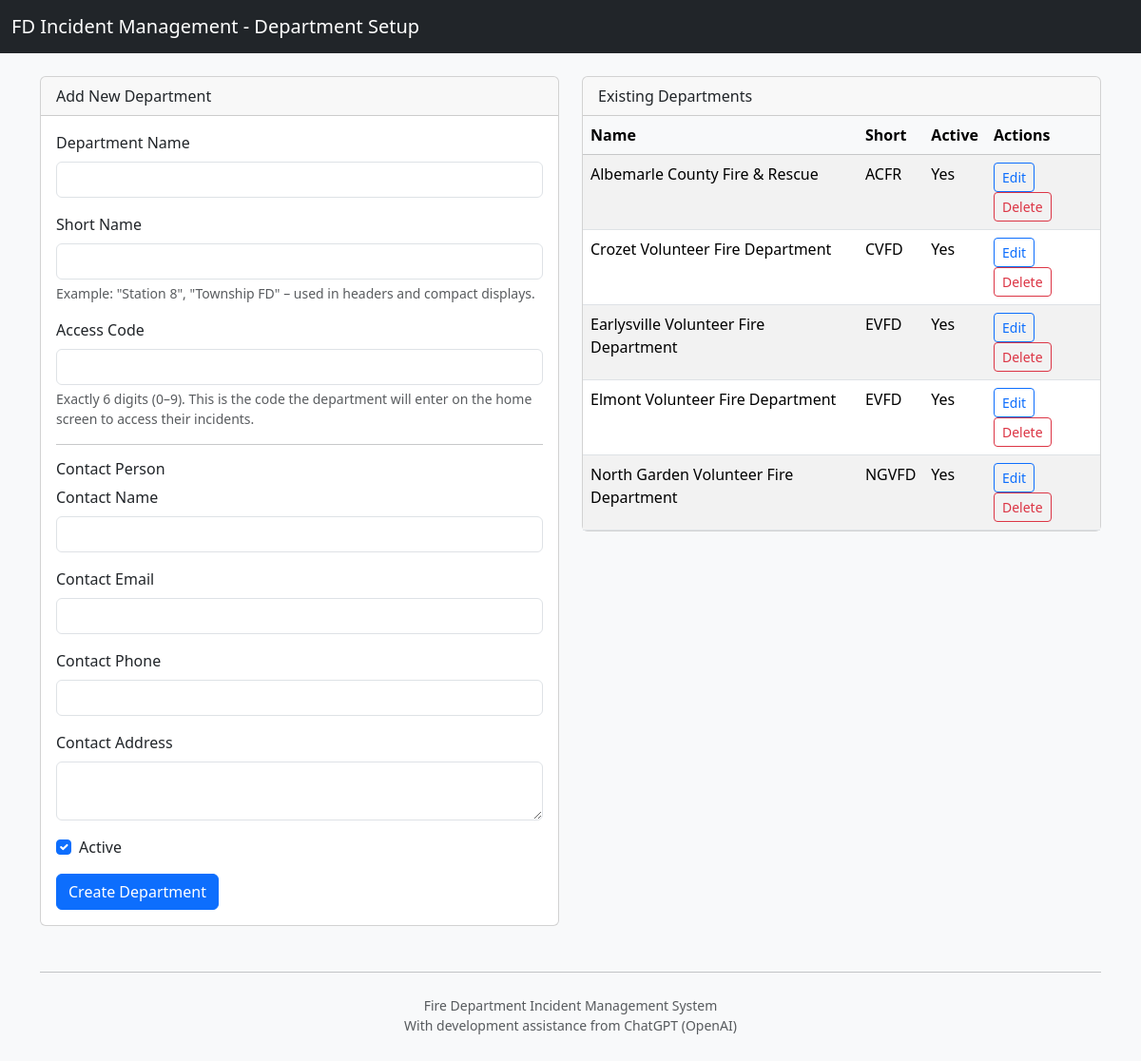
The app's page /department_manage.php with its own data.
### tables this page shows
CREATE TABLE `department` (
  `id` int(10) UNSIGNED NOT NULL,
  `dept_name` varchar(100) NOT NULL,
  `dept_short_name` varchar(30) NOT NULL,
  `access_code_hash` varchar(255) NOT NULL,
  `is_active` tinyint(1) NOT NULL DEFAULT '1',
  `contact_name` varchar(100) DEFAULT NULL,
  `contact_email` varchar(150) DEFAULT NULL,
  `contact_phone` varchar(30) DEFAULT NULL,
  `contact_address` varchar(255) DEFAULT NULL,
  `created_at` datetime NOT NULL DEFAULT CURRENT_TIMESTAMP,
  `updated_at` datetime DEFAULT NULL ON UPDATE CURRENT_TIMESTAMP,
  `is_mutual_aid` tinyint(1) NOT NULL DEFAULT '0',
  `designation` varchar(20) DEFAULT NULL,
  `station_id` varchar(50) DEFAULT NULL
);

### department_manage.php (the view, shortened to what this page needs)
<?php
require_once "db_connect.php";
function e($v) {
    return htmlspecialchars((string)$v, ENT_QUOTES, 'UTF-8');
}
$editDept = null;
$departments = [];
$result = $conn->query("SELECT * FROM department ORDER BY dept_name ASC");
if ($result) {
    while ($row = $result->fetch_assoc()) {
        $departments[] = $row;
    }
}
?>
<!doctype html>
<html lang="en">
<head>
    <link href="https://cdn.jsdelivr.net/npm/bootstrap@5.3.3/dist/css/bootstrap.min.css" rel="stylesheet"
>
</head>
<body class="bg-light">
<nav class="navbar navbar-expand-lg navbar-dark bg-dark mb-4">
    <div class="container-fluid">
        <span class="navbar-brand">FD Incident Management - Department Setup</span>
    </div>
</nav>
<div class="container mb-5">
    <div class="row">
        <div class="col-lg-6">
            <div class="card mb-4">
                <div class="card-header">
                    <?php if ($editDept): ?>
                        Edit Department
                    <?php else: ?>
                        Add New Department
                    <?php endif; ?>
                </div>
                <div class="card-body">
                    <form method="post" action="department_manage.php">
                        <div class="mb-3">
                            <label for="dept_name" class="form-label">Department Name</label>
                            <input type="text"
                                   class="form-control"
                                   id="dept_name"
                                   name="dept_name"
                                   required
                                   value="<?php echo $editDept ? e($editDept['dept_name']) : ''; ?>">
                        </div>
                        <div class="mb-3">
                            <label for="dept_short_name" class="form-label">Short Name</label>
                            <input type="text"
                                   class="form-control"
                                   id="dept_short_name"
                                   name="dept_short_name"
                                   required
                                   value="<?php echo $editDept ? e($editDept['dept_short_name']) : ''; ?>">
                            <div class="form-text">
                                Example: "Station 8", "Township FD" – used in headers and compact displays.
                            </div>
                        </div>
                        <div class="mb-3">
                            <label for="access_code" class="form-label">
                                Access Code
                            </label>
                            <input type="text"
                                   class="form-control"
                                   id="access_code"
                                   name="access_code"
                                   <?php echo $editDept ? '' : 'required'; ?>
                                   autocomplete="off"
                                   pattern="\d{6}"
                                   maxlength="6"
                                   inputmode="numeric"
                                   title="Six-digit numeric code (0–9)">
                            <div class="form-text">
                                Exactly 6 digits (0–9). This is the code the department will enter on the home screen
                                to access their incidents.
                            </div>
                        </div>
                        <hr>
                        <h6>Contact Person</h6>
                        <div class="mb-3">
                            <label for="contact_name" class="form-label">Contact Name</label>
                            <input type="text"
                                   class="form-control"
                                   id="contact_name"
                                   name="contact_name"
                                   value="<?php echo $editDept ? e($editDept['contact_name'] ?? '') : ''; ?>">
                        </div>
                        <div class="mb-3">
                            <label for="contact_email" class="form-label">Contact Email</label>
                            <input type="email"
                                   class="form-control"
                                   id="contact_email"
                                   name="contact_email"
                                   value="<?php echo $editDept ? e($editDept['contact_email'] ?? '') : ''; ?>">
                        </div>
                        <div class="mb-3">
                            <label for="contact_phone" class="form-label">Contact Phone</label>
                            <input type="text"
                                   class="form-control"
                                   id="contact_phone"
                                   name="contact_phone"
                                   value="<?php echo $editDept ? e($editDept['contact_phone'] ?? '') : ''; ?>">
                        </div>
                        <div class="mb-3">
                            <label for="contact_address" class="form-label">Contact Address</label>
                            <textarea
                                   class="form-control"
                                   id="contact_address"
                                   name="contact_address"
                                   rows="2"><?php echo $editDept ? e($editDept['contact_address'] ?? '') : ''; ?></textarea>
                        </div>
                        <div class="form-check mb-3">
                            <input class="form-check-input"
                                   type="checkbox"
                                   id="is_active"
                                   name="is_active"
                                   <?php
                                   $isActiveChecked = true;
                                   echo $isActiveChecked ? 'checked' : '';
                                   ?>>
                            <label class="form-check-label" for="is_active">
                                Active
                            </label>
                        </div>
                        <button type="submit" name="save_department" class="btn btn-primary">
                            <?php echo $editDept ? 'Update Department' : 'Create Department'; ?>
                        </button>
                    </form>
                </div>
            </div>
        </div>
        <div class="col-lg-6">
            <div class="card">
                <div class="card-header">
                    Existing Departments
                </div>
                <div class="card-body p-0">
                    <?php if (count($departments) === 0): ?>
                        <p class="p-3 mb-0">No departments found. Add a new department using the form on the left.</p>
                    <?php else: ?>
                        <div class="table-responsive">
                            <table class="table table-striped table-hover mb-0">
                                <thead class="table-light">
                                <tr>
                                    <th scope="col">Name</th>
                                    <th scope="col">Short</th>
                                    <th scope="col">Active</th>
                                    <th scope="col" style="width: 120px;">Actions</th>
                                </tr>
                                </thead>
                                <tbody>
                                <?php foreach ($departments as $dept): ?>
                                    <tr>
                                        <td><?php echo e($dept['dept_name']); ?></td>
                                        <td><?php echo e($dept['dept_short_name']); ?></td>
                                        <td><?php echo ((int)$dept['is_active'] === 1) ? 'Yes' : 'No'; ?></td>
                                        <td>
                                            <a href="department_manage.php?edit_id=<?php echo (int)$dept['id']; ?>"
                                               class="btn btn-sm btn-outline-primary">
                                                Edit
                                            </a>
                                            <a href="department_manage.php?delete_id=<?php echo (int)$dept['id']; ?>"
                                               class="btn btn-sm btn-outline-danger"
                                               onclick="return confirm('Are you sure you want to delete this department? This will also remove its apparatus and command staff.');">
                                                Delete
                                            </a>
                                        </td>
                                    </tr>
                                <?php endforeach; ?>
                                </tbody>
                            </table>
                        </div>
                    <?php endif; ?>
                </div>
            </div>
        </div>
    </div>
    <hr class="my-4">
    <footer class="text-center text-muted small">
        Fire Department Incident Management System<br>
        With development assistance from ChatGPT (OpenAI)
    </footer>
</div>
</body>
</html>

### records on screen
department: dept_name "Albemarle County Fire & Rescue", dept_short_name "ACFR", is_active "Yes"
department: dept_name "Crozet Volunteer Fire Department", dept_short_name "CVFD", is_active "Yes"
department: dept_name "Earlysville Volunteer Fire Department", dept_short_name "EVFD", is_active "Yes"
department: dept_name "Elmont Volunteer Fire Department", dept_short_name "EVFD", is_active "Yes"
department: dept_name "North Garden Volunteer Fire Department", dept_short_name "NGVFD", is_active "Yes"
